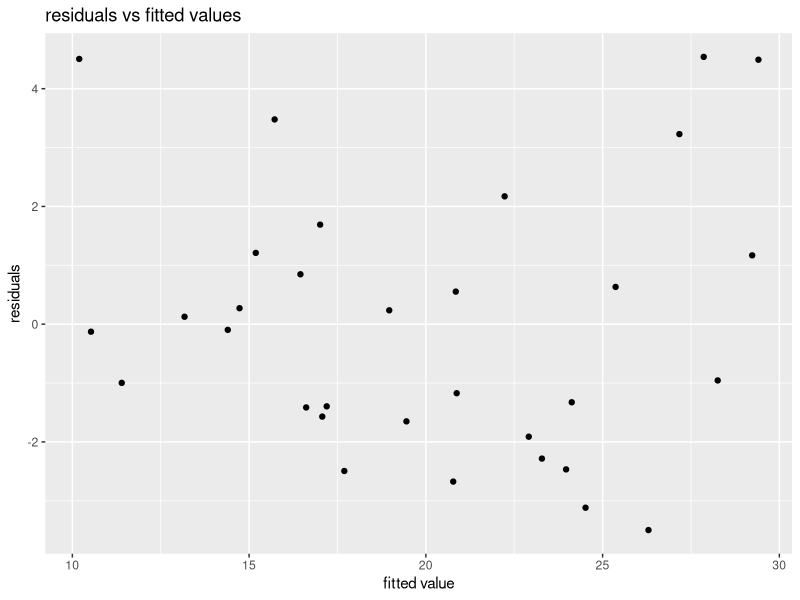
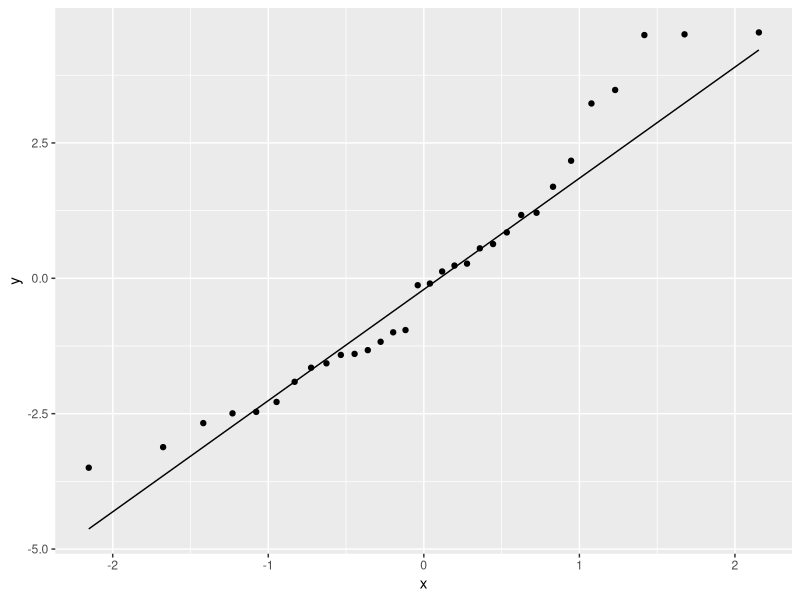
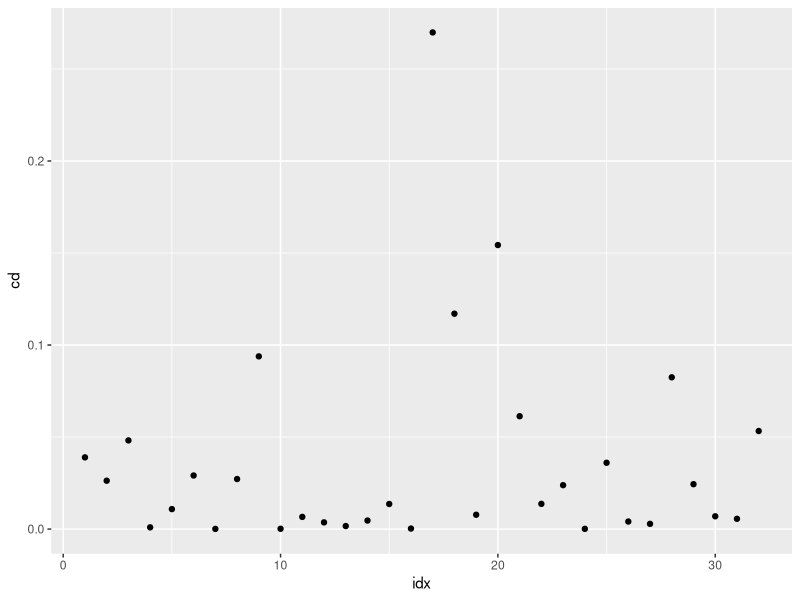

Write R code to recreate these figures, in order.
## ---- chunk 1
#| include: false
knitr::opts_chunk$set(
  results = "markup",
  collapse = TRUE,
  comment = ""
)
## ---- chunk 2
library(datasets)
library(purrr)
library(ggplot2)
library(dplyr)
data("mtcars")
cars.df <- mtcars

## ---- chunk 3
str(cars.df)
## ---- chunk 4
cars.lm <- lm(mpg ~ cyl + hp + wt + qsec + vs + am, data = cars.df)
cars.summary <- summary(cars.lm)
cars.summary
## ---- chunk 5
cars.lm$coefficients[1] + c(-1, 1) * qt(0.975, 25) * cars.summary$coefficients[1,2]
confint(cars.lm, c("(Intercept)"))
confint(cars.lm)
## ---- chunk 6
cars.summary$coefficients[1,4]
## ---- chunk 7
cars.lm_vs <- update(cars.lm, ~ . -vs)
sum_vs <- summary(cars.lm_vs)
sum_vs
## ---- chunk 8
mod_list <- list(original = cars.lm, no_vs = cars.lm_vs)
adj_r2 <- map_dbl(list("original" = cars.summary, "no_vs" = sum_vs), \(x) x$adj.r.squared)
adj_r2

cars.AIC <- map_dbl(mod_list, \(x)AIC(x))
cars.BIC <- map_dbl(mod_list, \(x)BIC(x))
cars.AIC
cars.BIC
## ---- chunk 9
cars.lm_cyl <- update(cars.lm_vs, ~ . - cyl)
sum_cyl <- summary(cars.lm_cyl)
adj_r2 <- c(adj_r2, "no_cyl" = sum_cyl$adj.r.squared)
adj_r2

mod_list <- c(mod_list, list(no_cyl = cars.lm_cyl))
cars.AIC <- map_dbl(mod_list, \(x)AIC(x))
cars.AIC
## ---- chunk 10
cars.lm_cyl_out <- tibble(
  fitted_values = cars.lm_cyl$fitted.values,
  residuals = cars.lm_cyl$residuals
)

cars.lm_cyl_out |>
  ggplot(
    aes(x = fitted_values, y = residuals)
  ) +
  labs(
    title = "residuals vs fitted values",
    x = "fitted value",
    y = "residuals"
  ) +
  geom_point()

## ---- chunk 11
cars.lm_cyl_out |>
  ggplot(
    aes(sample = residuals)
  ) +
  stat_qq() +
  stat_qq_line()
## ---- chunk 12
cars.cd <- tibble(cd = cooks.distance(cars.lm_cyl), idx = seq_along(cd))
ggplot(cars.cd,
aes(x = idx, y = cd)
) +
  geom_point()
## ---- chunk 13
cars.df |> 
  summarize(n = 3)
